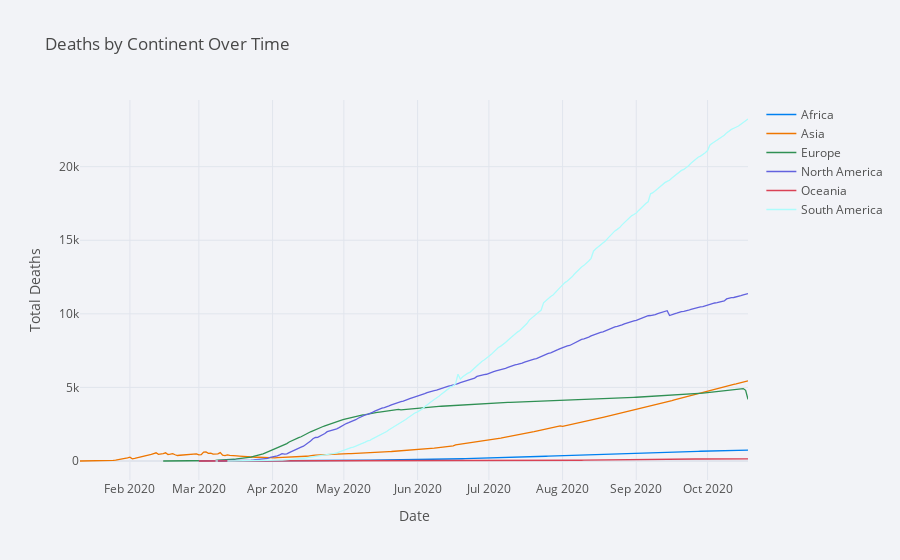

The cell this chart's notebook holds for it:
### Code cell
series3 = pd.pivot_table(df, values='total_deaths', 
                     columns=['continent'], 
                     index='date')
plyo.iplot(series3.iplot(asFigure=True
                          ,title='Deaths by Continent Over Time'
                          ,theme='polar'
                          ,xTitle='Date'
                          ,yTitle='Total Deaths'))

### Figure 1 — Plotly figure (JSON) as saved in the notebook; plotly's stock layout.template omitted (floating-point values rounded to 4 significant figures; data arrays with more than 128 entries replaced by an {"elided": "..."} marker saying what was removed)
{"data": [{"line": {"color": "rgba(0, 128, 240, 1.0)", "dash": "solid", "shape": "linear", "width": 1.3}, "mode": "lines", "name": "Africa", "text": "", "type": "scatter", "x": {"elided": "282 str values"}, "y": {"elided": "282 mixed values"}}, {"line": {"color": "rgba(238, 118, 0, 1.0)", "dash": "solid", "shape": "linear", "width": 1.3}, "mode": "lines", "name": "Asia", "text": "", "type": "scatter", "x": {"elided": "282 str values"}, "y": {"elided": "282 float values"}}, {"line": {"color": "rgba(48, 144, 84, 1.0)", "dash": "solid", "shape": "linear", "width": 1.3}, "mode": "lines", "name": "Europe", "text": "", "type": "scatter", "x": {"elided": "282 str values"}, "y": {"elided": "282 mixed values"}}, {"line": {"color": "rgba(98, 98, 222, 1.0)", "dash": "solid", "shape": "linear", "width": 1.3}, "mode": "lines", "name": "North America", "text": "", "type": "scatter", "x": {"elided": "282 str values"}, "y": {"elided": "282 mixed values"}}, {"line": {"color": "rgba(217, 66, 85, 1.0)", "dash": "solid", "shape": "linear", "width": 1.3}, "mode": "lines", "name": "Oceania", "text": "", "type": "scatter", "x": {"elided": "282 str values"}, "y": {"elided": "282 mixed values"}}, {"line": {"color": "rgba(173, 252, 252, 1.0)", "dash": "solid", "shape": "linear", "width": 1.3}, "mode": "lines", "name": "South America", "text": "", "type": "scatter", "x": {"elided": "282 str values"}, "y": {"elided": "282 mixed values"}}], "layout": {"legend": {"bgcolor": "#F2F3F7", "font": {"color": "#505050"}}, "paper_bgcolor": "#F2F3F7", "plot_bgcolor": "#F2F3F7", "title": {"font": {"color": "#484848"}, "text": "Deaths by Continent Over Time"}, "xaxis": {"gridcolor": "#E1E5ED", "showgrid": true, "tickfont": {"color": "#505050"}, "title": {"font": {"color": "#505050"}, "text": "Date"}, "zerolinecolor": "#E1E5ED"}, "yaxis": {"gridcolor": "#E1E5ED", "showgrid": true, "tickfont": {"color": "#505050"}, "title": {"font": {"color": "#505050"}, "text": "Total Deaths"}, "zerolinecolor": "#E1E5ED"}}}
